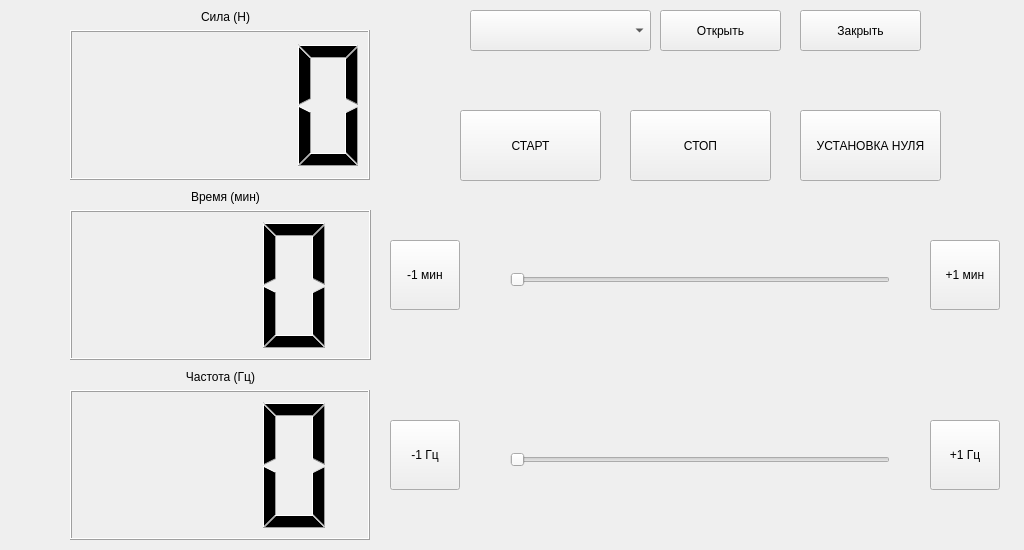
<?xml version="1.0" encoding="UTF-8"?>
<ui version="4.0">
 <class>MainWindow</class>
 <widget class="QMainWindow" name="MainWindow">
  <property name="geometry">
   <rect>
    <x>0</x>
    <y>0</y>
    <width>1024</width>
    <height>550</height>
   </rect>
  </property>
  <property name="windowTitle">
   <string>MainWindow</string>
  </property>
  <widget class="QWidget" name="centralwidget">
   <widget class="QLCDNumber" name="Power_LCD">
    <property name="geometry">
     <rect>
      <x>70</x>
      <y>30</y>
      <width>300</width>
      <height>150</height>
     </rect>
    </property>
    <property name="digitCount">
     <number>4</number>
    </property>
    <property name="segmentStyle">
     <enum>QLCDNumber::Filled</enum>
    </property>
   </widget>
   <widget class="QLCDNumber" name="Time_LCD">
    <property name="geometry">
     <rect>
      <x>70</x>
      <y>210</y>
      <width>301</width>
      <height>150</height>
     </rect>
    </property>
    <property name="digitCount">
     <number>3</number>
    </property>
   </widget>
   <widget class="QLCDNumber" name="Freq_LCD">
    <property name="geometry">
     <rect>
      <x>70</x>
      <y>390</y>
      <width>300</width>
      <height>150</height>
     </rect>
    </property>
    <property name="digitCount">
     <number>3</number>
    </property>
   </widget>
   <widget class="QLabel" name="label_2">
    <property name="geometry">
     <rect>
      <x>170</x>
      <y>370</y>
      <width>101</width>
      <height>16</height>
     </rect>
    </property>
    <property name="sizePolicy">
     <sizepolicy hsizetype="Minimum" vsizetype="Minimum">
      <horstretch>0</horstretch>
      <verstretch>0</verstretch>
     </sizepolicy>
    </property>
    <property name="text">
     <string>Частота (Гц)</string>
    </property>
    <property name="alignment">
     <set>Qt::AlignHCenter|Qt::AlignTop</set>
    </property>
   </widget>
   <widget class="QLabel" name="label_3">
    <property name="enabled">
     <bool>true</bool>
    </property>
    <property name="geometry">
     <rect>
      <x>170</x>
      <y>190</y>
      <width>111</width>
      <height>16</height>
     </rect>
    </property>
    <property name="text">
     <string>Время (мин)</string>
    </property>
    <property name="alignment">
     <set>Qt::AlignHCenter|Qt::AlignTop</set>
    </property>
   </widget>
   <widget class="QComboBox" name="com_select">
    <property name="geometry">
     <rect>
      <x>470</x>
      <y>10</y>
      <width>181</width>
      <height>41</height>
     </rect>
    </property>
   </widget>
   <widget class="QPushButton" name="start_button">
    <property name="geometry">
     <rect>
      <x>460</x>
      <y>110</y>
      <width>141</width>
      <height>71</height>
     </rect>
    </property>
    <property name="text">
     <string>СТАРТ</string>
    </property>
   </widget>
   <widget class="QPushButton" name="stop_button">
    <property name="geometry">
     <rect>
      <x>630</x>
      <y>110</y>
      <width>141</width>
      <height>71</height>
     </rect>
    </property>
    <property name="text">
     <string>СТОП</string>
    </property>
   </widget>
   <widget class="QSlider" name="Freq_set">
    <property name="geometry">
     <rect>
      <x>510</x>
      <y>410</y>
      <width>380</width>
      <height>100</height>
     </rect>
    </property>
    <property name="minimum">
     <number>25</number>
    </property>
    <property name="maximum">
     <number>65</number>
    </property>
    <property name="orientation">
     <enum>Qt::Horizontal</enum>
    </property>
   </widget>
   <widget class="QSlider" name="Time_set">
    <property name="geometry">
     <rect>
      <x>510</x>
      <y>230</y>
      <width>380</width>
      <height>100</height>
     </rect>
    </property>
    <property name="sizePolicy">
     <sizepolicy hsizetype="Fixed" vsizetype="Fixed">
      <horstretch>0</horstretch>
      <verstretch>0</verstretch>
     </sizepolicy>
    </property>
    <property name="minimum">
     <number>1</number>
    </property>
    <property name="maximum">
     <number>999</number>
    </property>
    <property name="orientation">
     <enum>Qt::Horizontal</enum>
    </property>
    <property name="tickPosition">
     <enum>QSlider::NoTicks</enum>
    </property>
   </widget>
   <widget class="QPushButton" name="com_apply">
    <property name="geometry">
     <rect>
      <x>660</x>
      <y>10</y>
      <width>121</width>
      <height>41</height>
     </rect>
    </property>
    <property name="text">
     <string>Открыть</string>
    </property>
   </widget>
   <widget class="QPushButton" name="set_zero">
    <property name="geometry">
     <rect>
      <x>800</x>
      <y>110</y>
      <width>141</width>
      <height>71</height>
     </rect>
    </property>
    <property name="text">
     <string>УСТАНОВКА НУЛЯ</string>
    </property>
   </widget>
   <widget class="QLabel" name="label">
    <property name="geometry">
     <rect>
      <x>180</x>
      <y>10</y>
      <width>91</width>
      <height>16</height>
     </rect>
    </property>
    <property name="sizePolicy">
     <sizepolicy hsizetype="Preferred" vsizetype="Minimum">
      <horstretch>0</horstretch>
      <verstretch>0</verstretch>
     </sizepolicy>
    </property>
    <property name="autoFillBackground">
     <bool>false</bool>
    </property>
    <property name="text">
     <string>Сила (Н)</string>
    </property>
    <property name="scaledContents">
     <bool>false</bool>
    </property>
    <property name="alignment">
     <set>Qt::AlignHCenter|Qt::AlignTop</set>
    </property>
   </widget>
   <widget class="QPushButton" name="com_close">
    <property name="geometry">
     <rect>
      <x>800</x>
      <y>10</y>
      <width>121</width>
      <height>41</height>
     </rect>
    </property>
    <property name="text">
     <string>Закрыть</string>
    </property>
   </widget>
   <widget class="QPushButton" name="minus_1_min">
    <property name="geometry">
     <rect>
      <x>390</x>
      <y>240</y>
      <width>70</width>
      <height>70</height>
     </rect>
    </property>
    <property name="text">
     <string>-1 мин</string>
    </property>
   </widget>
   <widget class="QPushButton" name="minus_1_Hz">
    <property name="geometry">
     <rect>
      <x>390</x>
      <y>420</y>
      <width>70</width>
      <height>70</height>
     </rect>
    </property>
    <property name="text">
     <string>-1 Гц</string>
    </property>
   </widget>
   <widget class="QPushButton" name="plus_1_min">
    <property name="geometry">
     <rect>
      <x>930</x>
      <y>240</y>
      <width>70</width>
      <height>70</height>
     </rect>
    </property>
    <property name="text">
     <string>+1 мин</string>
    </property>
   </widget>
   <widget class="QPushButton" name="plus_1_Hz">
    <property name="geometry">
     <rect>
      <x>930</x>
      <y>420</y>
      <width>70</width>
      <height>70</height>
     </rect>
    </property>
    <property name="text">
     <string>+1 Гц</string>
    </property>
   </widget>
   <zorder>label</zorder>
   <zorder>Time_LCD</zorder>
   <zorder>Power_LCD</zorder>
   <zorder>Freq_LCD</zorder>
   <zorder>label_2</zorder>
   <zorder>label_3</zorder>
   <zorder>com_select</zorder>
   <zorder>start_button</zorder>
   <zorder>stop_button</zorder>
   <zorder>Freq_set</zorder>
   <zorder>Time_set</zorder>
   <zorder>com_apply</zorder>
   <zorder>set_zero</zorder>
   <zorder>com_close</zorder>
   <zorder>minus_1_min</zorder>
   <zorder>minus_1_Hz</zorder>
   <zorder>plus_1_min</zorder>
   <zorder>plus_1_Hz</zorder>
  </widget>
 </widget>
 <resources/>
 <connections/>
</ui>
